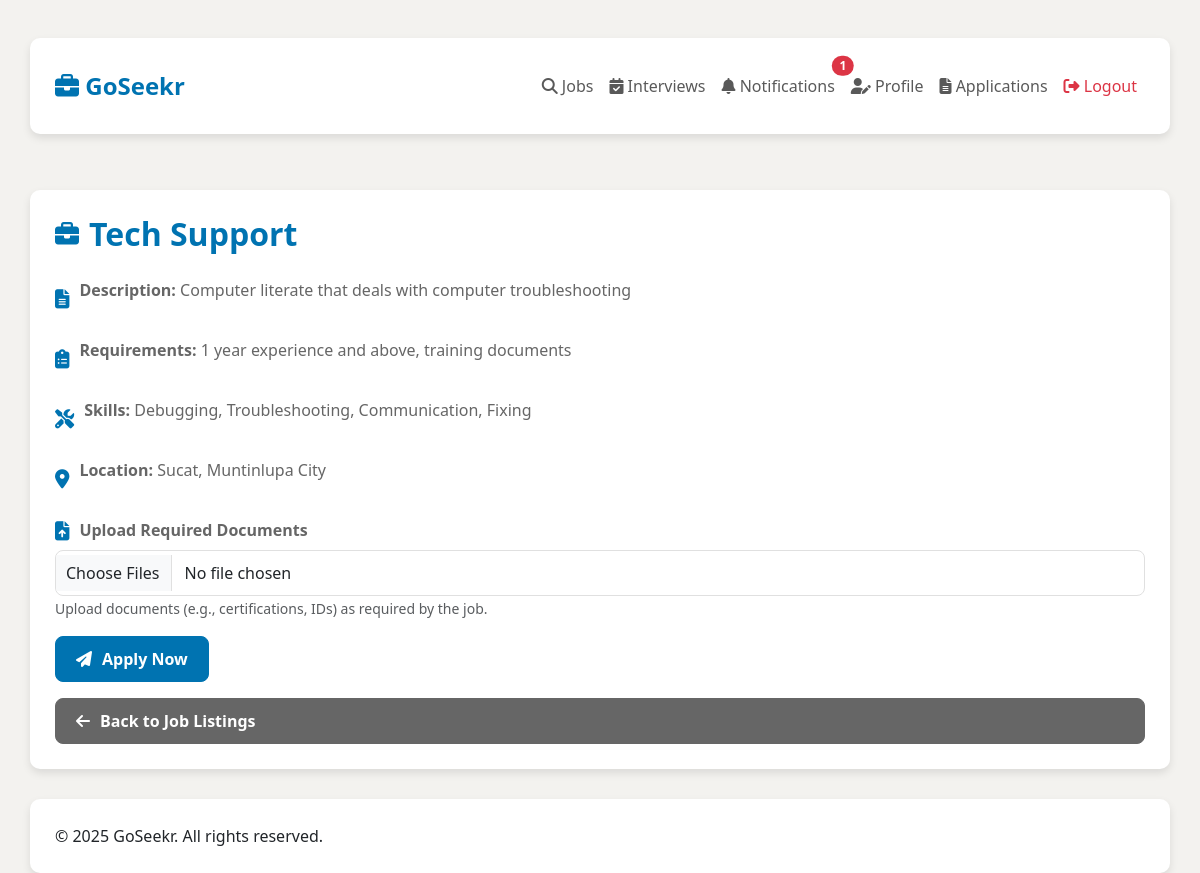
Screenshot of /job_seeker/view_job.php?id=7 (signed in) with the database file from the repository.
### tables this page shows
CREATE TABLE `job_postings` (
  `job_id` int(11) NOT NULL,
  `employer_id` int(11) NOT NULL,
  `title` varchar(255) NOT NULL,
  `description` text NOT NULL,
  `requirements` text NOT NULL,
  `skills` text NOT NULL,
  `status` enum('pending','approved','rejected','unavailable') NOT NULL,
  `created_at` timestamp NOT NULL DEFAULT current_timestamp(),
  `location` varchar(255) DEFAULT NULL,
  `quota` int(11) DEFAULT 1
);

### job_seeker/view_job.php (the view, shortened to what this page needs)
<?php
include '../db.php';
$job_id = $_GET['id'];
$seeker_id = $_SESSION['user_id'];
$user_id = $_SESSION['user_id'];
$sql = "SELECT * FROM job_postings WHERE job_id = $job_id";
$result = $conn->query($sql);
$job = $result->fetch_assoc();
$sql = "SELECT * FROM job_seekers WHERE seeker_id = $seeker_id";
$result = $conn->query($sql);
$seeker = $result->fetch_assoc();
$sql = "SELECT * FROM applications WHERE job_id = $job_id AND seeker_id = $seeker_id";
$application_result = $conn->query($sql);
$has_applied = $application_result->num_rows > 0;
$skills_match = false;
$location_match = false;
if ($seeker) {
    $seeker_skills = explode(',', $seeker['skills']);
    $job_skills = explode(',', $job['skills']);
    $skills_match = !empty(array_intersect($seeker_skills, $job_skills));
    $location_match = $seeker['location'] === $job['location'];
}
$sql = "SELECT COUNT(*) AS unread_count FROM notifications WHERE user_id = $user_id AND status = 'unread'";
$unread_count = $conn->query($sql)->fetch_assoc()['unread_count'];
?>
<!DOCTYPE html>
<html lang="en">
<head>
    <link href="https://cdn.jsdelivr.net/npm/bootstrap@5.3.0/dist/css/bootstrap.min.css" rel="stylesheet">
    <link rel="stylesheet" href="https://cdnjs.cloudflare.com/ajax/libs/font-awesome/6.4.0/css/all.min.css">
</head>
<body>
    <nav class="navbar navbar-expand-lg navbar-light">
        <div class="container">
            <a class="navbar-brand brand-logo" href="dashboard.php">
                <i class="fas fa-briefcase"></i> GoSeekr
            </a>
            <div class="collapse navbar-collapse" id="navbarNav">
                <ul class="navbar-nav ms-auto">
                    <li class="nav-item">
                        <a class="nav-link" href="search_jobs.php">
                            <i class="fas fa-search"></i> Jobs
                        </a>
                    </li>
                    <li class="nav-item">
                        <a class="nav-link" href="view_interview.php">
                            <i class="fas fa-calendar-check"></i> Interviews
                        </a>
                    </li>
                    <li class="nav-item nav-notification">
                        <a class="nav-link position-relative" href="notifications.php">
                            <i class="fas fa-bell"></i> Notifications
                            <?php if ($unread_count > 0): ?>
                                <span class="position-absolute top-0 start-100 translate-middle badge rounded-pill bg-danger">
                                    <?php echo $unread_count; ?>
                                </span>
                            <?php endif; ?>
                        </a>
                    </li>
                    <li class="nav-item">
                        <a class="nav-link" href="update_profile.php">
                            <i class="fas fa-user-edit"></i> Profile
                        </a>
                    </li>
                    <li class="nav-item">
                        <a class="nav-link" href="view_applications.php">
                            <i class="fas fa-file-alt"></i> Applications
                        </a>
                    </li>
                    <li class="nav-item">
                        <a class="nav-link text-danger" href="logout.php">
                            <i class="fas fa-sign-out-alt"></i> Logout
                        </a>
                    </li>
                </ul>
            </div>
        </div>
    </nav>
    <div class="container mt-5">
        <h2><i class="fas fa-briefcase"></i><?php echo $job['title']; ?></h2>
        <div class="job-detail">
            <i class="fas fa-file-alt"></i>
            <p><strong>Description:</strong> <?php echo $job['description']; ?></p>
        </div>
        <div class="job-detail">
            <i class="fas fa-clipboard-list"></i>
            <p><strong>Requirements:</strong> <?php echo $job['requirements']; ?></p>
        </div>
        <div class="job-detail">
            <i class="fas fa-tools"></i>
            <p><strong>Skills:</strong> <?php echo $job['skills']; ?></p>
        </div>
        <div class="job-detail">
            <i class="fas fa-map-marker-alt"></i>
            <p><strong>Location:</strong> <?php echo $job['location']; ?></p>
        </div>
        <?php if ($has_applied): ?>
            <div class="alert alert-success">
                <i class="fas fa-check-circle"></i>You have already applied for this job.
            </div>
        <?php else: ?>
            <?php if ($skills_match || $location_match): ?>
                <form action="view_job.php?id=<?php echo $job_id; ?>" method="POST" enctype="multipart/form-data">
                    <div class="mb-3">
                        <label for="documents" class="form-label">
                            <i class="fas fa-file-upload"></i>Upload Required Documents
                        </label>
                        <input type="file" class="form-control" id="documents" name="documents[]" multiple required>
                        <small class="form-text text-muted">Upload documents (e.g., certifications, IDs) as required by the job.</small>
                    </div>
                    <button type="submit" class="btn btn-primary">
                        <i class="fas fa-paper-plane"></i>Apply Now
                    </button>
                </form>
            <?php endif; ?>
        <?php endif; ?>
        <a href="search_jobs.php" class="btn btn-secondary mt-3">
            <i class="fas fa-arrow-left"></i>Back to Job Listings
        </a>
    </div>
</body>
<footer class="footer mt-auto">
    <div class="container">
        <div class="row">
            <div class="col-md-6">
                <p class="mb-0">&copy; 2025 GoSeekr. All rights reserved.</p>
            </div>
        </div>
    </div>
</footer>
</html>

### job_seeker/view_job.php (style rules this page uses)
:root { --primary-color: #0073b1; --secondary-color: #0a66c2; --accent-color: #f5f5f5; --text-muted: #666; --border-color: #e0e0e0; }
body { background-color: #f3f2ef; font-family: 'Segoe UI', Tahoma, Geneva, Verdana, sans-serif; }
.container { background-color: white; padding: 25px; border-radius: 10px; box-shadow: 0 4px 8px rgba(0, 0, 0, 0.1); margin-top: 30px; }
h2 { color: var(--primary-color); font-weight: 700; margin-bottom: 25px; display: flex; align-items: center; gap: 10px; }
h2 i { font-size: 1.5rem; color: var(--primary-color); }
.job-detail { margin-bottom: 20px; display: flex; align-items: center; gap: 10px; color: var(--text-muted); }
.job-detail i { font-size: 1.2rem; color: var(--primary-color); }
.form-label { font-weight: 600; color: var(--text-muted); display: flex; align-items: center; gap: 10px; }
.form-label i { font-size: 1.2rem; color: var(--primary-color); }
.form-control { border-radius: 8px; border: 1px solid var(--border-color); padding: 10px; }
.btn-primary { background-color: var(--primary-color); border-color: var(--primary-color); border-radius: 8px; padding: 10px 20px; font-weight: 600; display: flex; align-items: center; gap: 10px; }
.btn-secondary { background-color: var(--text-muted); border-color: var(--text-muted); border-radius: 8px; padding: 10px 20px; font-weight: 600; display: flex; align-items: center; gap: 10px; }
.brand-logo { font-size: 24px; font-weight: bold; color: var(--primary-color); }

### rows the page displays
job_postings: title "Tech Support", description "Computer literate that deals with computer troubleshooting", requirements "1 year experience and above, training documents", skills "Debugging, Troubleshooting, Communication, Fixing", location "Sucat, Muntinlupa City"

### other values shown
$unread_count "1"
